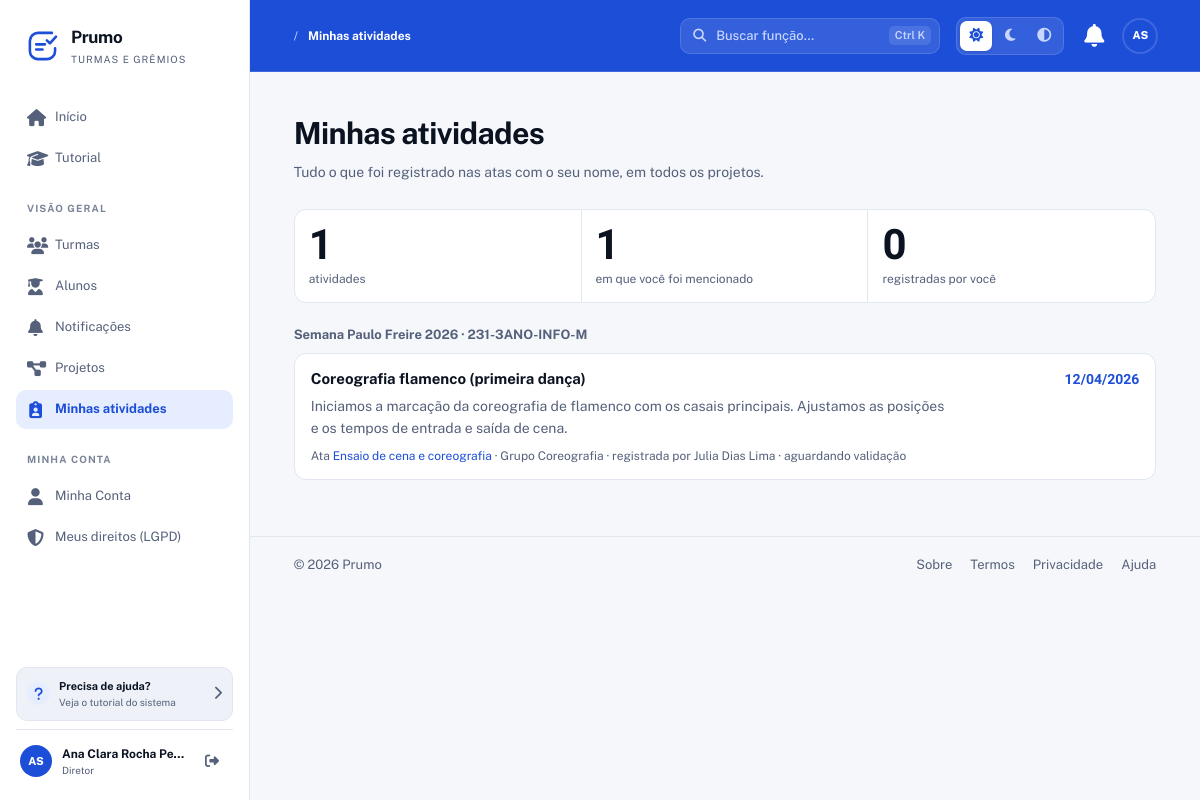
Screenshot of /Prumo/minhas-atividades (signed in) with the database file from the repository.
### tables this page shows
CREATE TABLE atividades_ata (
  id INT AUTO_INCREMENT PRIMARY KEY,
  ata_id INT NOT NULL,
  nome VARCHAR(200) NOT NULL,
  descricao TEXT DEFAULT NULL,
  autor_id INT NOT NULL,
  created_at TIMESTAMP DEFAULT CURRENT_TIMESTAMP,
  FOREIGN KEY (ata_id) REFERENCES atas(id) ON DELETE CASCADE,
  FOREIGN KEY (autor_id) REFERENCES usuarios(id) ON DELETE CASCADE,
  INDEX idx_ativ_ata (ata_id)
);

CREATE TABLE projetos (
  id INT AUTO_INCREMENT PRIMARY KEY,
  turma_id INT NOT NULL,
  nome VARCHAR(150) NOT NULL,
  descricao TEXT DEFAULT NULL,
  prazo DATE DEFAULT NULL,
  modo_avaliacao ENUM('etapa','cronograma') DEFAULT 'cronograma',
  encerrado TINYINT(1) DEFAULT 0,
  encerrado_em DATETIME DEFAULT NULL,
  encerrado_por INT DEFAULT NULL,
  created_at TIMESTAMP DEFAULT CURRENT_TIMESTAMP,
  updated_at TIMESTAMP DEFAULT CURRENT_TIMESTAMP ON UPDATE CURRENT_TIMESTAMP,
  FOREIGN KEY (turma_id) REFERENCES turmas(id) ON DELETE CASCADE,
  FOREIGN KEY (encerrado_por) REFERENCES usuarios(id) ON DELETE SET NULL,
  INDEX idx_projetos_turma (turma_id),
  INDEX idx_projetos_encerrado (encerrado)
);

CREATE TABLE turmas (
  id INT AUTO_INCREMENT PRIMARY KEY,
  nome VARCHAR(150) NOT NULL,
  codigo_acesso VARCHAR(30) NOT NULL UNIQUE,
  codigo_interno VARCHAR(100) DEFAULT NULL,
  cor_primaria VARCHAR(20) DEFAULT '#3498db',
  cor_secundaria VARCHAR(20) DEFAULT '#2ecc71',
  cor_personalizada TINYINT(1) NOT NULL DEFAULT 0,   
  logo VARCHAR(255) DEFAULT NULL,                   
  bloqueada TINYINT(1) NOT NULL DEFAULT 0,
  bloqueada_motivo VARCHAR(255) DEFAULT NULL,
  bloqueada_em DATETIME DEFAULT NULL,
  bloqueada_por INT DEFAULT NULL,
  created_at TIMESTAMP DEFAULT CURRENT_TIMESTAMP,
  updated_at TIMESTAMP DEFAULT CURRENT_TIMESTAMP ON UPDATE CURRENT_TIMESTAMP,
  FOREIGN KEY (bloqueada_por) REFERENCES usuarios(id) ON DELETE SET NULL,
  INDEX idx_turmas_codigo (codigo_acesso)
);

CREATE TABLE atas (
  id INT AUTO_INCREMENT PRIMARY KEY,
  titulo VARCHAR(200) NOT NULL,
  descricao TEXT DEFAULT NULL,
  grupo_id INT NOT NULL,
  diretor_id INT DEFAULT NULL,
  representante_id INT DEFAULT NULL,
  data_ata DATE NOT NULL,
  prazo_preenchimento DATE DEFAULT NULL,
  horario_inicio TIME DEFAULT NULL,
  horario_fim TIME DEFAULT NULL,
  status ENUM('pendente','preenchida','revisada') DEFAULT 'pendente',
  preenchimento ENUM('diretor','grupo') NOT NULL DEFAULT 'diretor',   
  created_at TIMESTAMP DEFAULT CURRENT_TIMESTAMP,
  updated_at TIMESTAMP DEFAULT CURRENT_TIMESTAMP ON UPDATE CURRENT_TIMESTAMP,
  FOREIGN KEY (grupo_id) REFERENCES grupos(id) ON DELETE CASCADE,
  FOREIGN KEY (diretor_id) REFERENCES usuarios(id) ON DELETE SET NULL,
  FOREIGN KEY (representante_id) REFERENCES usuarios(id) ON DELETE SET NULL,
  INDEX idx_atas_grupo (grupo_id),
  INDEX idx_atas_status (status),
  INDEX idx_atas_data (data_ata)
);

CREATE TABLE grupos (
  id INT AUTO_INCREMENT PRIMARY KEY,
  projeto_id INT NOT NULL,
  nome VARCHAR(150) NOT NULL,
  modo_avaliacao_grupo ENUM('individual','coletiva') DEFAULT 'individual',
  modo_avaliacao_por ENUM('diretor','representante','pares','autoavaliacao','misto') DEFAULT 'diretor',
  created_at TIMESTAMP DEFAULT CURRENT_TIMESTAMP,
  updated_at TIMESTAMP DEFAULT CURRENT_TIMESTAMP ON UPDATE CURRENT_TIMESTAMP,
  FOREIGN KEY (projeto_id) REFERENCES projetos(id) ON DELETE CASCADE,
  INDEX idx_grupos_projeto (projeto_id)
);

CREATE TABLE usuarios (
  id INT AUTO_INCREMENT PRIMARY KEY,
  nome VARCHAR(150) NOT NULL,
  email VARCHAR(150) NOT NULL UNIQUE,
  senha VARCHAR(255) NOT NULL,
  tipo ENUM('aluno','master') NOT NULL DEFAULT 'aluno',
  telefone VARCHAR(20) DEFAULT NULL,
  data_nascimento DATE DEFAULT NULL,
  email_confirmado TINYINT(1) NOT NULL DEFAULT 0,
  email_token VARCHAR(255) DEFAULT NULL,
  email_token_expira DATETIME DEFAULT NULL,
  primeiro_login TINYINT(1) NOT NULL DEFAULT 1,
  ativo TINYINT(1) NOT NULL DEFAULT 1,
  lgpd_aceito TINYINT(1) NOT NULL DEFAULT 0,
  lgpd_data DATETIME DEFAULT NULL,
  ultimo_acesso DATETIME DEFAULT NULL,
  created_at TIMESTAMP DEFAULT CURRENT_TIMESTAMP,
  updated_at TIMESTAMP DEFAULT CURRENT_TIMESTAMP ON UPDATE CURRENT_TIMESTAMP,
  INDEX idx_usuarios_email (email),
  INDEX idx_usuarios_tipo (tipo),
  INDEX idx_usuarios_ativo (ativo)
);

### app/Controllers/AtaController.php (called while the page is built, shortened)
<?php
require_once __DIR__ . '/../Core/App.php';
require_once __DIR__ . '/../Helpers/ViewHelper.php';
class AtaController
{
    private Ata           $ata;
    public function __construct()
    {
        $this->ata     = new Ata();
    }
    public function minhasAtividades()
    {
        $u = $_SESSION['usuario'];
        $this->render('atas/minhas_atividades', [
            'atividades' => $this->ata->atividadesDoUsuario((int) $u['id']),
            'meuId'      => (int) $u['id'],
        ]);
    }
    private function render(string $view, array $dados = []): void
    {
        extract($dados);
        require __DIR__ . '/../Views/' . $view . '.php';
    }
}

### app/Core/Router.php (called while the page is built, shortened)
<?php
require_once __DIR__ . '/App.php';
class Router
{
    private $routes = ['GET' => [], 'POST' => []];
    public function get($uri, $action, $roles = [])
    {
        $this->routes['GET'][$uri] = ['action' => $action, 'roles' => $roles];
    }
    public function post($uri, $action, $roles = [])
    {
        $this->routes['POST'][$uri] = ['action' => $action, 'roles' => $roles];
    }
    public function dispatch($requestUri)
    {
        $path     = parse_url($requestUri, PHP_URL_PATH);
        $basePath = App::getBasePath();
        if ($basePath && strpos($path, $basePath) === 0) {
            $path = substr($path, strlen($basePath));
        }
        $method = $_SERVER['REQUEST_METHOD'];
        $route  = $this->routes[$method][$path] ?? null;
        $params = [];
        $action = $route['action'];
        [$controller, $methodName] = explode('@', $action);
        $controllerInstance = new $controller();
        $controllerInstance->$methodName(...$params);
    }
}

### public/index.php (called while the page is built, shortened)
<?php
require_once __DIR__ . '/../app/Core/App.php';
require_once __DIR__ . '/../app/Config/database.php';
require_once __DIR__ . '/../app/Core/Router.php';
$router = new Router();
$router->dispatch($_SERVER['REQUEST_URI']);

### app/Core/Model.php (called while the page is built, shortened)
<?php
require_once __DIR__ . '/../Config/database.php';
class Model
{
    public function __construct()
    {
        $this->conn = Database::getConnection();
    }
}

### app/Core/App.php (called while the page is built, shortened)
<?php
class App
{
    private static $config = null;
    public static function init()
    {
        if (self::$config === null) {
            $envFile = __DIR__ . '/../../.env';
            self::$config = parse_ini_file($envFile);
        }
    }
    public static function get($key, $default = null)
    {
        return self::$config[$key] ?? $_ENV[$key] ?? $default;
    }
    public static function getName()
    {
        return self::get('APP_NAME', 'ProjetoBase');
    }
    public static function getBasePath()
    {
        return self::get('APP_BASE_PATH', '/' . self::getName());
    }
}

### app/Config/database.php (called while the page is built, shortened)
<?php
require_once __DIR__ . '/../Core/App.php';
class Database
{
    private static $connection = null;
    public static function getConnection()
    {
        if (self::$connection === null) {
            try {
                $host = App::get('DB_HOST', '127.0.0.1');
                $dbname = App::get('DB_NAME', 'ProjetoBase');
                $user = App::get('DB_USER', 'root');
                $pass = App::get('DB_PASS', '');
                $port = App::get('DB_PORT', '3306');
                if (strpos($host, ':') !== false) {
                    $dsn = "mysql:host={$host};dbname={$dbname};charset=utf8";
                } else {
                    $dsn = "mysql:host={$host};port={$port};dbname={$dbname};charset=utf8";
                }
                self::$connection = new PDO(
                    $dsn,
                    $user,
                    $pass,
                    [
                        PDO::ATTR_ERRMODE => PDO::ERRMODE_EXCEPTION,
                        PDO::ATTR_DEFAULT_FETCH_MODE => PDO::FETCH_ASSOC,
                        PDO::ATTR_EMULATE_PREPARES => false
                    ]
                );
            } catch (PDOException $e) {
                error_log("Erro de conexão com o banco: " . $e->getMessage());
                throw new Exception("Erro de conexão com o banco de dados: " . $e->getMessage());
            }
        }
        return self::$connection;
    }
}

### app/Models/Ata.php (called while the page is built, shortened)
<?php
require_once __DIR__ . '/../Core/Model.php';
class Ata extends Model
{
    public function atividadesDoUsuario(int $usuarioId): array
    {
        $stmt = $this->conn->prepare("
            SELECT at.id, at.nome, at.descricao, at.created_at, at.autor_id,
                   au.nome AS autor_nome,
                   a.id AS ata_id, a.titulo AS ata_titulo, a.data_ata, a.status AS ata_status,
                   g.nome AS grupo_nome, p.id AS projeto_id, p.nome AS projeto_nome, t.nome AS turma_nome,
                   (pa.usuario_id IS NOT NULL) AS mencionado
            FROM atividades_ata at
            INNER JOIN atas a     ON a.id = at.ata_id
            INNER JOIN grupos g   ON g.id = a.grupo_id
            INNER JOIN projetos p ON p.id = g.projeto_id
            INNER JOIN turmas t   ON t.id = p.turma_id
            LEFT JOIN usuarios au ON au.id = at.autor_id
            LEFT JOIN participantes_atividade pa ON pa.atividade_id = at.id AND pa.usuario_id = ?
            WHERE pa.usuario_id IS NOT NULL OR at.autor_id = ?
            ORDER BY a.data_ata DESC, at.created_at DESC
        ");
        $stmt->execute([$usuarioId, $usuarioId]);
        return $stmt->fetchAll(PDO::FETCH_ASSOC);
    }
}

### app/Helpers/ViewHelper.php (called while the page is built, shortened)
<?php
class ViewHelper
{
    public static function data(?string $valor, bool $hora = false): string
    {
        if (!$valor || !($ts = strtotime($valor))) return '—';
        return date($hora ? 'd/m/Y H:i' : 'd/m/Y', $ts);
    }
}

### app/Views/atas/minhas_atividades.php (the view, shortened to what this page needs)
<?php
require_once __DIR__ . '/../layouts/header.php';
require_once __DIR__ . '/../layouts/nav.php';
$porProjeto = [];
foreach ($atividades as $a) {
    $porProjeto[(int) $a['projeto_id']]['nome']  = $a['projeto_nome'];
    $porProjeto[(int) $a['projeto_id']]['turma'] = $a['turma_nome'];
    $porProjeto[(int) $a['projeto_id']]['itens'][] = $a;
}
$mencoes  = count(array_filter($atividades, fn($a) => (int) $a['mencionado'] === 1));
$minhas   = count(array_filter($atividades, fn($a) => (int) $a['autor_id'] === $meuId));
$statusAta = ['pendente' => 'em preenchimento', 'preenchida' => 'aguardando validação', 'revisada' => 'validada'];
?>
<section class="hero-section">
    <div>
        <h1>Minhas atividades</h1>
        <p class="hero-subtitle">Tudo o que foi registrado nas atas com o seu nome, em todos os projetos.</p>
    </div>
</section>
<?php if (empty($atividades)): ?>
    <div class="lista-vazia">
        <i class="fas fa-clipboard-user"></i>
        <span>Você ainda não foi mencionado em nenhuma atividade. Quando alguém registrar você numa ata, ela aparece aqui e você recebe um aviso.</span>
    </div>
<?php else: ?>
    <section class="grade-numeros" aria-label="Resumo">
        <div class="grade-celula"><span class="num"><?= count($atividades) ?></span><small>atividades</small></div>
        <div class="grade-celula"><span class="num"><?= $mencoes ?></span><small>em que você foi mencionado</small></div>
        <div class="grade-celula"><span class="num"><?= $minhas ?></span><small>registradas por você</small></div>
    </section>
    <?php foreach ($porProjeto as $proj): ?>
        <section class="para-fazer">
            <div class="bloco-titulo"><h2><?= h($proj['nome']) ?> · <?= h($proj['turma']) ?></h2></div>
            <ul class="lista-atividades">
                <?php foreach ($proj['itens'] as $a): ?>
                    <li id="atividade-<?= (int) $a['id'] ?>">
                        <div class="atv-topo">
                            <strong><?= h($a['nome']) ?></strong>
                            <span class="atv-data"><?= ViewHelper::data($a['data_ata']) ?></span>
                        </div>
                        <?php if (!empty($a['descricao'])): ?><p><?= nl2br(h($a['descricao'])) ?></p><?php endif; ?>
                        <small>
                            Ata <a href="<?= $basePath ?>/atas/<?= (int) $a['ata_id'] ?>"><?= h($a['ata_titulo']) ?></a>
                            · Grupo <?= h($a['grupo_nome']) ?>
                            · <?= (int) $a['autor_id'] === $meuId ? 'registrada por você' : 'registrada por ' . h($a['autor_nome'] ?? '—') ?>
                            · <?= $statusAta[$a['ata_status']] ?? h($a['ata_status']) ?>
                        </small>
                    </li>
                <?php endforeach; ?>
            </ul>
        </section>
    <?php endforeach; ?>
<?php endif; ?>
<?php require_once __DIR__ . '/../layouts/footer.php'; ?>

### rows the page displays
atividades_ata: autor "0", projetos.nome "Semana Paulo Freire 2026", turmas.nome "231-3ANO-INFO-M", nome "Coreografia flamenco (primeira dança)", ata.data_ata "12/04/2026", descricao "Iniciamos a marcação da coreografia de flamenco com os casais principais. Ajustamos as posições e os tempos de entrada e saída de cena.", ata.titulo "Ensaio de cena e coreografia", grupos.nome "Coreografia", autor.nome "Julia Dias Lima", ata.status "aguardando validação"

### other values shown
$appName "Prumo"
$label "Início"
$label "Tutorial"
$secao "VISÃO GERAL"
$label "Turmas"
$label "Alunos"
$label "Notificações"
$label "Projetos"
$label "Minhas atividades"
$secao "MINHA CONTA"
$label "Minha Conta"
$label "Meus direitos (LGPD)"
$iniciais "AS"
$usuario['nome'] "Ana Clara Rocha Pe…"
$papelExibido "Diretor"
